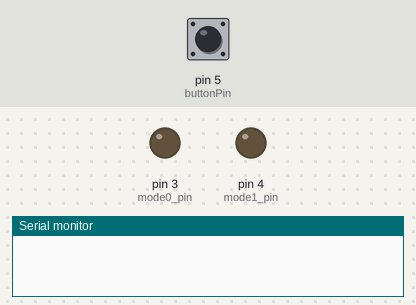
Recording of a sketch running on a simulated Arduino Uno, built with avr-gcc and run on an emulated ATmega328P. Shown: output pins drawn as LEDs (lit = HIGH), the last lines printed to the serial monitor. Inputs (shaded band) come from the test bench; at power-on: pin 5 (buttonPin) LOW.

Above: at 1.2 s.
1.3 s: pin 5 (buttonPin) pulled HIGH for 0.15 s
At 1.8 s:
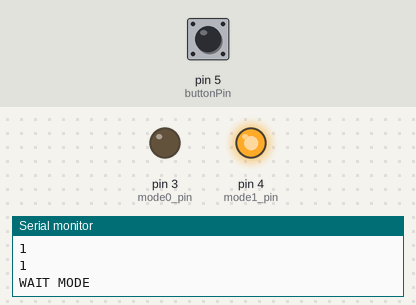
2.9 s: pin 5 (buttonPin) pulled HIGH for 1 s
At 4.1 s:
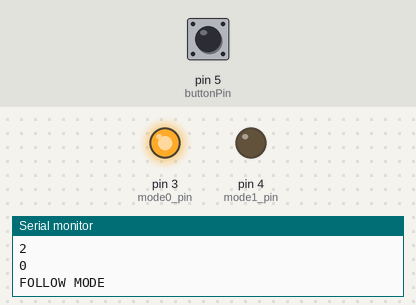
5.4 s: pin 5 (buttonPin) pulled HIGH for 3.2 s
At 6.1 s:
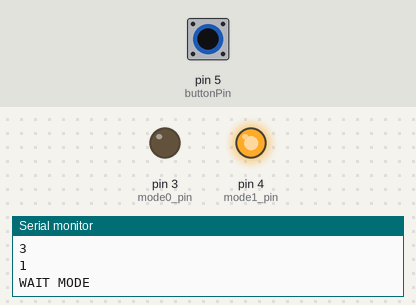
Timing chart, 0 to 8.4 s (numbered marks = the images above; inputs shaded):
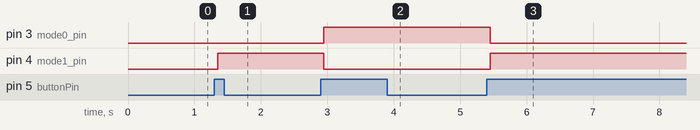

Measured:
- after the input at 1.3 s, pin 4 (mode1_pin): LOW → HIGH after 0.05 s
- after the input at 2.9 s, pin 3 (mode0_pin): LOW → HIGH after 0.05 s; pin 4 (mode1_pin): HIGH → LOW after 0.05 s
- after the input at 5.4 s, pin 3 (mode0_pin): HIGH → LOW after 0.05 s; pin 4 (mode1_pin): LOW → HIGH after 0.05 s

The sketch:

toggle_mode_button.ino
```cpp
/*
  - LED attached from pin 3 to ground through 220 ohm resistor
  - LED attached from pin 4 to ground through 220 ohm resistor

  - pushbutton attached from pin 5 to +5V
  - 10 kilohm resistor attached from pin 2 to ground
*/

// constants won't change. They're used here to set pin numbers:
const int buttonPin = 5;    // the number of the pushbutton pin

// Variables will change:
int buttonState;             // the current reading from the input pin
int lastButtonState = LOW;   // the previous reading from the input pin

int button_press_counter = 0;// will be used to count
const int NUM_MODES = 2;           // how many modes will be used
int current_mode = 0;
// ref: mode 0 = follow
//      mode 1 = wait
const int mode0_pin = 3;
const int mode1_pin = 4;

// the following variables are unsigned longs because the time, measured in
// milliseconds, will quickly become a bigger number than can be stored in an int.
unsigned long lastDebounceTime = 0;  // the last time the output pin was toggled
unsigned long debounceDelay = 50;    // the debounce time; increase if the output flickers

void setup() {
  pinMode(buttonPin, INPUT);

  pinMode(mode0_pin, OUTPUT);
  pinMode(mode1_pin, OUTPUT);

  // set initial LED state
  digitalWrite(mode0_pin, LOW);
  digitalWrite(mode1_pin, LOW);
  Serial.begin(9600);
}

void loop() {
  // read the state of the switch into a local variable:
  int reading = digitalRead(buttonPin);

  // check to see if you just pressed the button
  // (i.e. the input went from LOW to HIGH), and you've waited long enough
  // since the last press to ignore any noise:

  // If the switch changed, due to noise or pressing:
  if (reading != lastButtonState) {
    // reset the debouncing timer
    lastDebounceTime = millis();
  }

  if ((millis() - lastDebounceTime) > debounceDelay) {
    // whatever the reading is at, it's been there for longer than the debounce
    // delay, so take it as the actual current state:

    // if the button state has changed:
    if (reading != buttonState) {
      buttonState = reading;

      // only toggle the LED if the new button state is HIGH
      if (buttonState == HIGH) {
        button_press_counter = button_press_counter + 1;

        current_mode = button_press_counter % NUM_MODES;
        Serial.println(button_press_counter);
        Serial.println(current_mode);

        if (current_mode == 0){
          Serial.println("FOLLOW MODE");
          digitalWrite(mode0_pin, HIGH);
          digitalWrite(mode1_pin, LOW);

        } else if (current_mode == 1) {
          Serial.println("WAIT MODE");
          digitalWrite(mode0_pin, LOW);
          digitalWrite(mode1_pin, HIGH);
        }

      }
    }
  }

//  // set the LED:
//  digitalWrite(ledPin, ledState);

  // save the reading. Next time through the loop, it'll be the lastButtonState:
  lastButtonState = reading;
}
```
